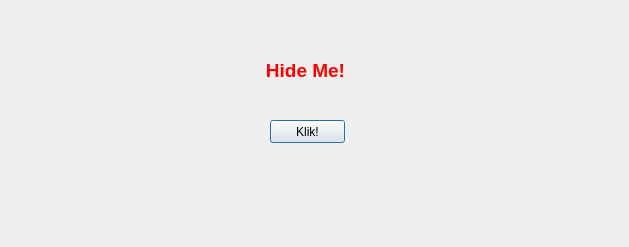
<?xml version="1.0" encoding="UTF-8"?>
<ui version="4.0">
 <class>Dialog</class>
 <widget class="QDialog" name="Dialog">
  <property name="geometry">
   <rect>
    <x>0</x>
    <y>0</y>
    <width>629</width>
    <height>247</height>
   </rect>
  </property>
  <property name="windowTitle">
   <string>Dialog</string>
  </property>
  <widget class="QLabel" name="label">
   <property name="geometry">
    <rect>
     <x>240</x>
     <y>50</y>
     <width>131</width>
     <height>41</height>
    </rect>
   </property>
   <property name="text">
    <string>&lt;html&gt;&lt;head/&gt;&lt;body&gt;&lt;p align=&quot;center&quot;&gt;&lt;span style=&quot; font-size:14pt; font-weight:600; color:#ff0000;&quot;&gt;Hide Me!&lt;/span&gt;&lt;/p&gt;&lt;/body&gt;&lt;/html&gt;</string>
   </property>
  </widget>
  <widget class="QPushButton" name="pushButton">
   <property name="geometry">
    <rect>
     <x>270</x>
     <y>120</y>
     <width>75</width>
     <height>23</height>
    </rect>
   </property>
   <property name="text">
    <string>Klik!</string>
   </property>
  </widget>
 </widget>
 <resources/>
 <connections>
  <connection>
   <sender>pushButton</sender>
   <signal>clicked()</signal>
   <receiver>label</receiver>
   <slot>clear()</slot>
   <hints>
    <hint type="sourcelabel">
     <x>285</x>
     <y>125</y>
    </hint>
    <hint type="destinationlabel">
     <x>307</x>
     <y>76</y>
    </hint>
   </hints>
  </connection>
 </connections>
</ui>
